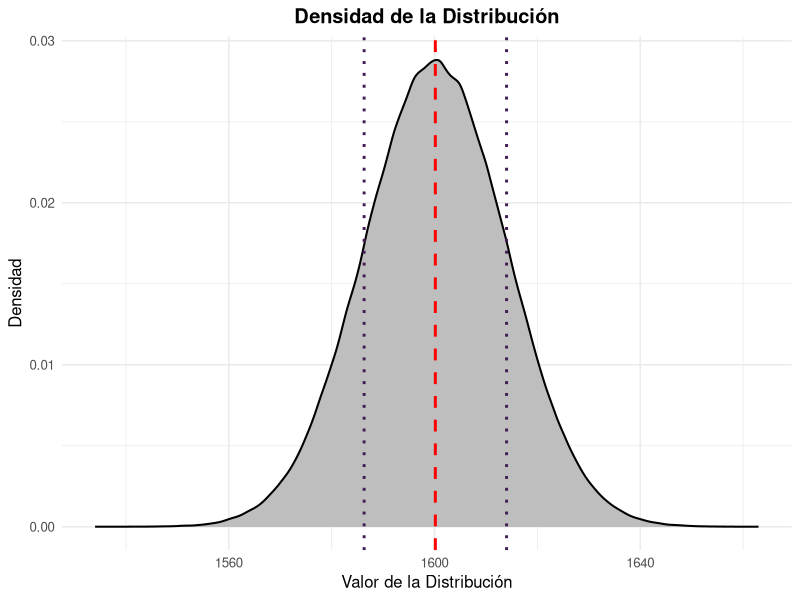

Reproduce this figure in R.
## ---- chunk 1
shot <- 20
lucky_shot <- 40
lucky_shot_prob <- 0.25
## ---- chunk 2
zomboss_hp <- 40000
## ---- chunk 3
n_simple_shots <- zomboss_hp / shot
n_simple_shots
## ---- chunk 4
shot_interval <- 3
n_simple_shots * shot_interval
## ---- chunk 5
set.seed(42)
 x<- sample(c(shot, lucky_shot), 
            2000, 
            prob = c(1-lucky_shot_prob, lucky_shot_prob),
            replace=TRUE
            )
 head(x)
## ---- chunk 6
sum(x)
## ---- chunk 7
e_value <- shot*(1-lucky_shot_prob) + lucky_shot * lucky_shot_prob
e_value
## ---- chunk 8
avgs <- c(mean(x), e_value)
avgs
## ---- chunk 9
real_n_shots <- zomboss_hp / e_value
real_n_shots
## ---- chunk 10
time <- real_n_shots * shot_interval
time
## ---- chunk 11
#Un millon de operaciones, pq podemos
B <- 1000000

distribution <- replicate(B, {
  life <- zomboss_hp
  
  shots <- sample(c(shot, lucky_shot), 
                  size = 2000,  
                  prob = c(1 - lucky_shot_prob, lucky_shot_prob), 
                  replace = TRUE)
  
  cumulative_damage <- cumsum(shots)
  
  num_shots <- which(cumulative_damage >= life)[1]  
  num_shots
})

## ---- chunk 12
dis_mean <- mean(distribution)
dis_sd <- sd(distribution)

specs <- c(dis_mean, dis_sd)
names(specs) <- c("mean", "standard_deviation")
specs
## ---- chunk 13
library(tidyverse)
## ---- chunk 14
data.frame(distribution) %>% 
  ggplot(aes(distribution)) + 
  geom_density(size = .7, fill = "gray") +  # Opcional: agregar color al área
  geom_vline(aes(xintercept = dis_mean), col = "red", size = 1, linetype = "dashed") +
  geom_vline(aes(xintercept = dis_mean + dis_sd), col = "#431c53", size = 1, linetype = "dotted") + 
  geom_vline(aes(xintercept = dis_mean - dis_sd), col = "#431c53", size = 1, linetype = "dotted") + 
  labs(title = "Densidad de la Distribución",
       x = "Valor de la Distribución",
       y = "Densidad") +
  theme_minimal(base_size = 12) +
  theme(plot.title = element_text(hjust = 0.5, face = "bold"))
## ---- chunk 15
pnorm(2000, mean= dis_mean, sd= dis_sd)
## ---- chunk 16
max(distribution)
## ---- chunk 17
lower_bound <- quantile(distribution, 0.0005)
upper_bound <- quantile(distribution, 0.9995)

c(lower_bound, upper_bound)
## ---- chunk 18
times <- shot_interval * c(lower_bound, upper_bound)
times/60
